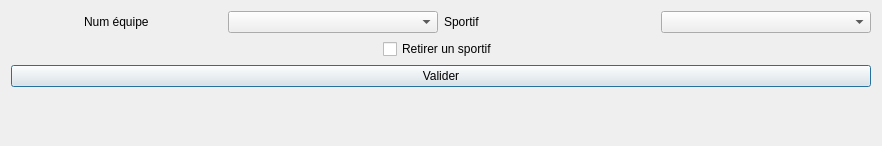
<?xml version="1.0" encoding="UTF-8"?>
<ui version="4.0">
 <class>fct_part_3_3</class>
 <widget class="QDialog" name="fct_part_3_3">
  <property name="geometry">
   <rect>
    <x>0</x>
    <y>0</y>
    <width>882</width>
    <height>146</height>
   </rect>
  </property>
  <property name="windowTitle">
   <string>Sportifs d'un pays et un équipe</string>
  </property>
  <property name="windowIcon">
   <iconset>
    <normaloff>../../../../../../../342px-Olympic_rings_without_rims.svg.png</normaloff>../../../../../../../342px-Olympic_rings_without_rims.svg.png</iconset>
  </property>
  <layout class="QVBoxLayout" name="verticalLayout">
   <item>
    <layout class="QHBoxLayout" name="horizontalLayout">
     <item alignment="Qt::AlignHCenter">
      <widget class="QLabel" name="label">
       <property name="text">
        <string>Num équipe</string>
       </property>
      </widget>
     </item>
     <item>
      <widget class="QComboBox" name="comboBox_part_3_3_numEq"/>
     </item>
     <item>
      <widget class="QLabel" name="label_2">
       <property name="text">
        <string>Sportif</string>
       </property>
      </widget>
     </item>
     <item>
      <widget class="QComboBox" name="comboBox_part_3_3_numSp"/>
     </item>
    </layout>
   </item>
   <item alignment="Qt::AlignHCenter">
    <widget class="QCheckBox" name="checkBox_Delete">
     <property name="text">
      <string>Retirer un sportif</string>
     </property>
    </widget>
   </item>
   <item>
    <widget class="QPushButton" name="pushButton">
     <property name="text">
      <string>Valider</string>
     </property>
    </widget>
   </item>
   <item>
    <widget class="QLabel" name="label_part_3_3">
     <property name="text">
      <string/>
     </property>
     <property name="alignment">
      <set>Qt::AlignCenter</set>
     </property>
    </widget>
   </item>
  </layout>
 </widget>
 <resources/>
 <connections>
  <connection>
   <sender>comboBox_part_3_3_numEq</sender>
   <signal>currentTextChanged(QString)</signal>
   <receiver>fct_part_3_3</receiver>
   <slot>initialiserSportifs()</slot>
   <hints>
    <hint type="sourcelabel">
     <x>203</x>
     <y>35</y>
    </hint>
    <hint type="destinationlabel">
     <x>308</x>
     <y>12</y>
    </hint>
   </hints>
  </connection>
  <connection>
   <sender>pushButton</sender>
   <signal>clicked()</signal>
   <receiver>fct_part_3_3</receiver>
   <slot>insertResult()</slot>
   <hints>
    <hint type="sourcelabel">
     <x>399</x>
     <y>100</y>
    </hint>
    <hint type="destinationlabel">
     <x>513</x>
     <y>66</y>
    </hint>
   </hints>
  </connection>
  <connection>
   <sender>checkBox_Delete</sender>
   <signal>clicked()</signal>
   <receiver>fct_part_3_3</receiver>
   <slot>initialiserSportifs()</slot>
   <hints>
    <hint type="sourcelabel">
     <x>277</x>
     <y>60</y>
    </hint>
    <hint type="destinationlabel">
     <x>354</x>
     <y>60</y>
    </hint>
   </hints>
  </connection>
 </connections>
 <slots>
  <slot>initialiserSportifs()</slot>
  <slot>insertResult()</slot>
 </slots>
</ui>
